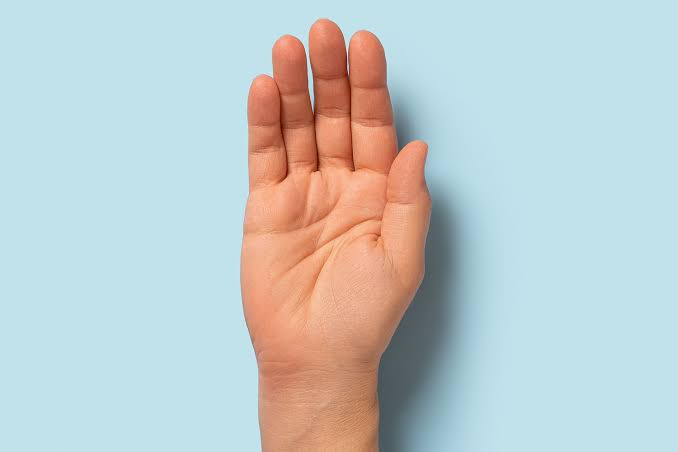
#> input picture sample_ input_images/hand sample 2.jpg, 678 x 452 px, given as the content of the folder /content/11K_Hands, which was not available
$ jupyter execute --allow-errors palm_detection.ipynb   (shell and % lines are left out)
#> lines starting #> are read from the running program, lines starting #| are printed output that depends on the picture; after the words box and inside, x2 and y2 are one past the last pixel; in counts of white or black regions, pixels touching at a corner belong together; pictures that were not available may be replaced by others from this repository, and a replacement may not be noted
[cell 1]
# Install all required libraries

[cell 2]
# Upload kaggle.json file

from google.colab import files

print("Select kaggle.json")

files.upload()
#> the answer given: hand sample 2.jpg

[cell 3]
# Configure Kaggle API

import os
import shutil

os.makedirs("/root/.kaggle", exist_ok=True)

shutil.move("kaggle.json", "/root/.kaggle/kaggle.json")

#> (the rest of this cell did not finish here and is left out)

[cell 4]
# Download the 11K Hands Dataset

[cell 5]
# Extract dataset

import zipfile

zip_file = "hands-and-palm-images-dataset.zip"

extract_path = "/content/11K_Hands"

#> (the rest of this cell did not finish here and is left out)

[cell 6]
# Import required libraries

import os
import glob
import random

import cv2
import numpy as np
import pandas as pd

import matplotlib.pyplot as plt

[cell 7]
# Locate metadata file

csv_files = glob.glob(
    os.path.join(extract_path, "**", "*.csv"),
    recursive=True
)

#> (the rest of this cell did not finish here and is left out)

#> (a cell that did not finish here is left out)

[cell 9]
# Locate all JPG images

image_files = glob.glob(
    os.path.join(extract_path, "**", "*.jpg"),
    recursive=True
)

print("Total Images :", len(image_files))

[cell 10]
# Create a dictionary for quick image lookup

image_lookup = {}

for image_path in image_files:

    filename = os.path.basename(image_path)

    image_lookup[filename] = image_path

print("Image dictionary created")

#> (a cell that did not finish here is left out)

#> (a cell that did not finish here is left out)

[cell 13]
# Display selected palm image

image = cv2.imread(image_path)
#> image is the input picture: shape (452, 678, 3); mean B, G, R 203.6, 202.7, 191.8

image = cv2.cvtColor(
    image,
    cv2.COLOR_BGR2RGB
)

plt.figure(figsize=(7,7))

plt.imshow(image)

plt.title("Selected Palm Image")

plt.axis("off")

plt.show()

[cell 14]
# Convert RGB image to HSV color space

hsv = cv2.cvtColor(image, cv2.COLOR_RGB2HSV)
#> hsv: shape (452, 678, 3); mean H, S, V 78.4, 62.3, 224.5

plt.figure(figsize=(6,6))
plt.imshow(hsv)
plt.title("HSV Image")
plt.axis("off")
plt.show()

[cell 15]
# Create a skin color mask

lower_skin = np.array([0, 20, 60], dtype=np.uint8)
upper_skin = np.array([20, 150, 255], dtype=np.uint8)

skin_mask = cv2.inRange(hsv, lower_skin, upper_skin)
#> skin_mask: shape (452, 678); 18.1% white; 20 white regions (16 under 20 px), largest, box (x1, y1, x2, y2) and area: (240, 18, 432, 452) 53789, (316, 109, 348, 156) 1190, (282, 94, 305, 117) 251, (317, 79, 342, 93) 249

plt.figure(figsize=(6,6))
plt.imshow(skin_mask, cmap="gray")
plt.title("Skin Mask")
plt.axis("off")
plt.show()

[cell 16]
# Remove small noisy regions

kernel = np.ones((5,5), np.uint8)

skin_mask = cv2.morphologyEx(
    skin_mask,
    cv2.MORPH_OPEN,
    kernel
)
#> skin_mask: shape (452, 678); 17.8% white; 7 white regions, largest, box (x1, y1, x2, y2) and area: (240, 35, 432, 452) 47774, (352, 86, 397, 164) 2499, (346, 30, 387, 85) 1672

skin_mask = cv2.morphologyEx(
    skin_mask,
    cv2.MORPH_CLOSE,
    kernel
)
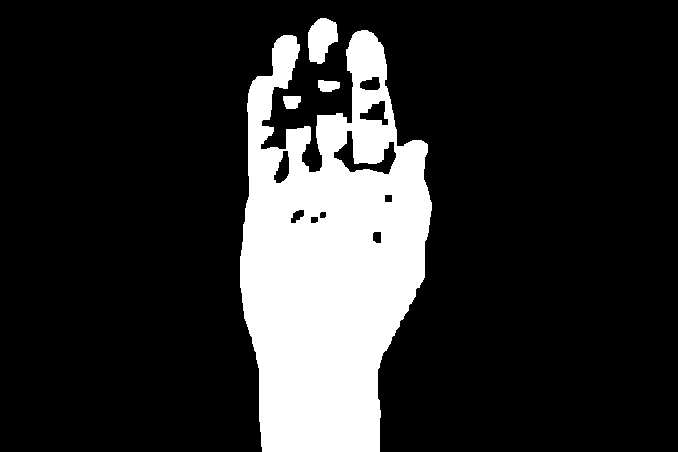
#> skin_mask: shape (452, 678); 18.1% white; 4 white regions

plt.figure(figsize=(6,6))
plt.imshow(skin_mask, cmap="gray")
plt.title("Clean Skin Mask")
plt.axis("off")
plt.show()

[cell 17]
# Detect contours

contours, _ = cv2.findContours(
    skin_mask,
    cv2.RETR_EXTERNAL,
    cv2.CHAIN_APPROX_SIMPLE
)
#> contours = 4 contours; box (x1, y1, x2, y2) and area: (240, 30, 432, 452) 55260, (308, 18, 338, 64) 922, (318, 80, 340, 92) 184, (283, 96, 301, 109) 171

if len(contours) == 0:
    raise Exception("No hand contour detected.")

hand_contour = max(contours, key=cv2.contourArea)
#> hand_contour = contour of 417 points, box (x1, y1, x2, y2) (240, 30, 432, 452), area 55260

[cell 18]
# Draw contour on the image

contour_image = image.copy()

cv2.drawContours(
    contour_image,
    [hand_contour],
    -1,
    (255,0,0),
    3
)
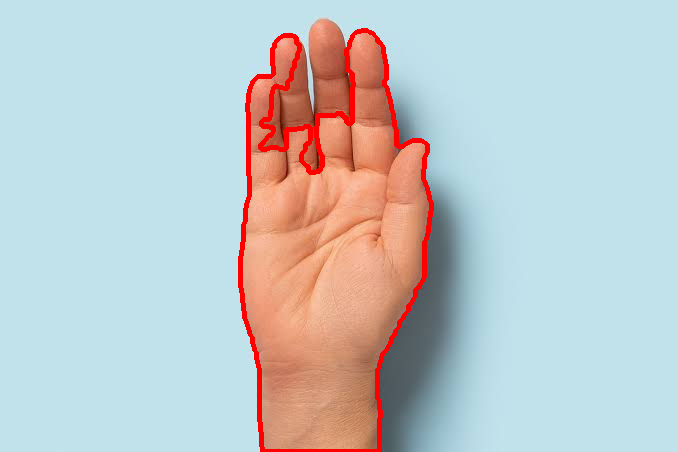
#> contour_image: shape (452, 678, 3); mean R, G, B 193.6, 199.5, 200.7

plt.figure(figsize=(7,7))
plt.imshow(contour_image)
plt.title("Detected Hand Contour")
plt.axis("off")
plt.show()

[cell 19]
# Crop the detected hand region

x, y, w, h = cv2.boundingRect(hand_contour)
#> x = 240; y = 30; w = 192; h = 422

hand_roi = image[y:y+h, x:x+w]

plt.figure(figsize=(7,7))
plt.imshow(hand_roi)
plt.title("Hand ROI")
plt.axis("off")
plt.show()

[cell 20]
# Create a binary mask for the cropped hand

gray = cv2.cvtColor(hand_roi, cv2.COLOR_RGB2GRAY)
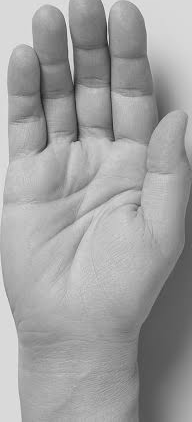
#> gray: shape (422, 192); min 24, max 242, mean 160.6

_, binary = cv2.threshold(
    gray,
    0,
    255,
    cv2.THRESH_BINARY + cv2.THRESH_OTSU
)
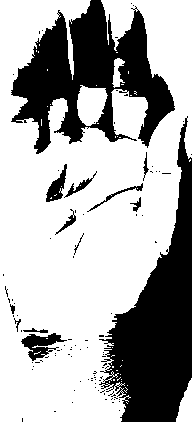
#> binary: shape (422, 192); 67.5% white; 103 black regions (90 under 20 px), largest, box (x1, y1, x2, y2) and area: (99, 116, 192, 422) 12491, (11, 0, 175, 154) 11982, (21, 333, 67, 361) 586

plt.figure(figsize=(6,6))
plt.imshow(binary, cmap="gray")
plt.title("Binary Hand Mask")
plt.axis("off")
plt.show()

[cell 21]
# Remove wrist area to focus on the palm

height, width = binary.shape
#> height = 422; width = 192

top = int(height * 0.10)
#> top = 42
bottom = int(height * 0.80)
#> bottom = 337

left = int(width * 0.10)
#> left = 19
right = int(width * 0.90)
#> right = 172

palm_roi = hand_roi[top:bottom, left:right]

plt.figure(figsize=(6,6))
plt.imshow(palm_roi)
plt.title("Palm ROI")
plt.axis("off")
plt.show()

[cell 22]
# Save the extracted palm region

output_path = "/content/palm_roi.jpg"

cv2.imwrite(
    output_path,
    cv2.cvtColor(palm_roi, cv2.COLOR_RGB2BGR)
)

print("Palm ROI saved successfully.")

[cell 23]
# Convert palm ROI to grayscale

gray = cv2.cvtColor(palm_roi, cv2.COLOR_RGB2GRAY)
#> gray: shape (295, 153)

plt.figure(figsize=(6,6))
plt.imshow(gray, cmap="gray")
plt.title("Grayscale Palm")
plt.axis("off")
plt.show()

[cell 24]
# Improve local contrast using CLAHE

clahe = cv2.createCLAHE(
    clipLimit=3.0,
    tileGridSize=(8,8)
)

enhanced = clahe.apply(gray)

plt.figure(figsize=(6,6))
plt.imshow(enhanced, cmap="gray")
plt.title("CLAHE Enhanced Palm")
plt.axis("off")
plt.show()

[cell 25]
# Reduce noise while preserving palm lines

filtered = cv2.bilateralFilter(
    enhanced,
    d=9,
    sigmaColor=75,
    sigmaSpace=75
)
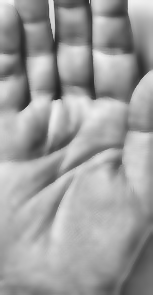
#> filtered: shape (295, 153); min 32, max 243, mean 157.9

plt.figure(figsize=(6,6))
plt.imshow(filtered, cmap="gray")
plt.title("Noise Reduced Palm")
plt.axis("off")
plt.show()

[cell 26]
# Highlight palm creases

binary = cv2.adaptiveThreshold(
    filtered,
    255,
    cv2.ADAPTIVE_THRESH_GAUSSIAN_C,
    cv2.THRESH_BINARY_INV,
    21,
    8
)
#> binary: shape (295, 153); 15.7% white; 52 white regions (32 under 20 px), largest, box (x1, y1, x2, y2) and area: (68, 0, 151, 105) 1205, (28, 0, 80, 102) 1036, (18, 110, 153, 207) 1031

plt.figure(figsize=(6,6))
plt.imshow(binary, cmap="gray")
plt.title("Adaptive Threshold")
plt.axis("off")
plt.show()

[cell 27]
# Remove small noisy regions

kernel = np.ones((3,3), np.uint8)

binary = cv2.morphologyEx(
    binary,
    cv2.MORPH_OPEN,
    kernel
)
#> binary: shape (295, 153); 14.6% white; 38 white regions (8 under 20 px), largest, box (x1, y1, x2, y2) and area: (70, 0, 150, 104) 1189, (45, 0, 80, 100) 698, (16, 12, 31, 112) 627

binary = cv2.morphologyEx(
    binary,
    cv2.MORPH_CLOSE,
    kernel
)
#> binary: shape (295, 153); 14.8% white; 29 white regions (6 under 20 px), largest, box (x1, y1, x2, y2) and area: (70, 0, 150, 104) 1194, (29, 0, 80, 100) 1014, (64, 111, 153, 173) 651

plt.figure(figsize=(6,6))
plt.imshow(binary, cmap="gray")
plt.title("Morphological Cleaning")
plt.axis("off")
plt.show()

[cell 28]
# Convert thick palm lines to one-pixel-wide lines

from skimage.morphology import skeletonize

skeleton = skeletonize(binary > 0)
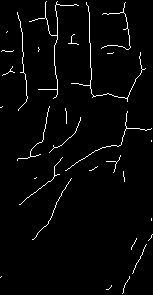
#> skeleton: shape (295, 153) bool; 2.6% white in thin lines or dots

plt.figure(figsize=(6,6))
plt.imshow(skeleton, cmap="gray")
plt.title("Skeletonized Palm Lines")
plt.axis("off")
plt.show()

[cell 29]
# Detect straight line segments

lines = cv2.HoughLinesP(
    binary,
    rho=1,
    theta=np.pi/180,
    threshold=60,
    minLineLength=40,
    maxLineGap=15
)
#> lines = 39 rows, first 6: [54, 0, 57, 99], [17, 12, 29, 102], [34, 240, 90, 150], [88, 0, 89, 96], [19, 203, 105, 145], [114, 175, 128, 112]

line_image = palm_roi.copy()

if lines is not None:

    for line in lines:

        x1, y1, x2, y2 = line[0]

        cv2.line(
            line_image,
            (x1, y1),
            (x2, y2),
            (255, 0, 0),
            2
        )
#> this loop made 39 passes
#> (x1, y1, x2, y2) on passes 1 to 12: (54, 0, 57, 99), (17, 12, 29, 102), (34, 240, 90, 150), (88, 0, 89, 96), (19, 203, 105, 145), (114, 175, 128, 112), (40, 156, 50, 88), (43, 155, 61, 3), (43, 0, 70, 141), (89, 4, 92, 99), (18, 12, 30, 99), (31, 192, 103, 145)
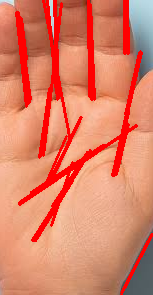
#> line_image: shape (295, 153, 3); mean R, G, B 220.6, 129.1, 102.9

plt.figure(figsize=(6,6))
plt.imshow(line_image)
plt.title("Detected Palm Lines")
plt.axis("off")
plt.show()

[cell 30]
# Keep only longer line segments

filtered_lines = []

if lines is not None:

    for line in lines:

        x1, y1, x2, y2 = line[0]

        length = np.sqrt((x2-x1)**2 + (y2-y1)**2)

        if length > 60:
            filtered_lines.append(line)
#> this loop made 39 passes
#> (x1, y1, x2, y2, length) on passes 1 to 12: (54, 0, 57, 99, 99.05), (17, 12, 29, 102, 90.8), (34, 240, 90, 150, 106), (88, 0, 89, 96, 96.01), (19, 203, 105, 145, 103.7), (114, 175, 128, 112, 64.54), (40, 156, 50, 88, 68.73), (43, 155, 61, 3, 153.1), (43, 0, 70, 141, 143.6), (89, 4, 92, 99, 95.05), (18, 12, 30, 99, 87.82), (31, 192, 103, 145, 85.98)
#> after the loop, filtered_lines = 32 items, first 6: [[54, 0, 57, 99]], [[17, 12, 29, 102]], [[34, 240, 90, 150]], [[88, 0, 89, 96]], [[19, 203, 105, 145]], [[114, 175, 128, 112]]

print("Detected Major Line Segments :", len(filtered_lines))
#| Detected Major Line Segments : 32

[cell 31]
# Draw only the filtered major lines

major_lines = palm_roi.copy()

for line in filtered_lines:

    x1, y1, x2, y2 = line[0]

    cv2.line(
        major_lines,
        (x1, y1),
        (x2, y2),
        (255, 0, 0),
        2
    )
#> this loop made 32 passes
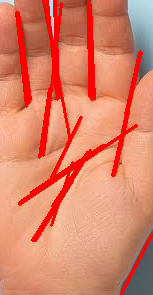
#> major_lines: shape (295, 153, 3); mean R, G, B 219.6, 130.7, 104.1

plt.figure(figsize=(7,7))
plt.imshow(major_lines)
plt.title("Major Palm Lines")
plt.axis("off")
plt.show()

[cell 32]
# Calculate properties of each detected line

line_data = []

if filtered_lines:

    for line in filtered_lines:

        x1, y1, x2, y2 = line[0]

        length = np.sqrt((x2 - x1) ** 2 + (y2 - y1) ** 2)

        angle = np.degrees(
            np.arctan2(y2 - y1, x2 - x1)
        )

        center_x = (x1 + x2) / 2
        center_y = (y1 + y2) / 2

        line_data.append({
            "x1": x1,
            "y1": y1,
            "x2": x2,
            "y2": y2,
            "length": length,
            "angle": angle,
            "center_x": center_x,
            "center_y": center_y
        })
#> this loop made 32 passes
#> (x1, y1, x2, y2, length, angle, center_x, center_y) on passes 1 to 12: (54, 0, 57, 99, 99.05, 88.26, 55.5, 49.5), (17, 12, 29, 102, 90.8, 82.41, 23, 57), (34, 240, 90, 150, 106, -58.11, 62, 195), (88, 0, 89, 96, 96.01, 89.4, 88.5, 48), (19, 203, 105, 145, 103.7, -34, 62, 174), (114, 175, 128, 112, 64.54, -77.47, 121, 143.5), (40, 156, 50, 88, 68.73, -81.63, 45, 122), (43, 155, 61, 3, 153.1, -83.25, 52, 79), (43, 0, 70, 141, 143.6, 79.16, 56.5, 70.5), (89, 4, 92, 99, 95.05, 88.19, 90.5, 51.5), (18, 12, 30, 99, 87.82, 82.15, 24, 55.5), (31, 192, 103, 145, 85.98, -33.14, 67, 168.5)
#> line on passes 27 to 32: [[52, 206, 87, 152]], [[121, 292, 151, 234]], [[121, 294, 152, 234]], [[125, 114, 139, 52]], [[51, 225, 72, 162]], [[89, 19, 91, 99]]

print("Major lines detected:", len(line_data))
#| Major lines detected: 32

[cell 33]
# Store palm dimensions

palm_height, palm_width = palm_roi.shape[:2]

print("Palm Height :", palm_height)
#| Palm Height : 295
print("Palm Width  :", palm_width)
#| Palm Width  : 153

[cell 34]
# Classify detected lines

classified_lines = {
    "Heart Line": [],
    "Head Line": [],
    "Life Line": [],
    "Fate Line": []
}

for line in line_data:

    y = line["center_y"]
    angle = abs(line["angle"])
    length = line["length"]

    # Heart Line
    if y < palm_height * 0.30 and length > 60:
        classified_lines["Heart Line"].append(line)

    # Head Line
    elif palm_height * 0.30 <= y < palm_height * 0.60 and length > 60:
        classified_lines["Head Line"].append(line)

    # Life Line
    elif y >= palm_height * 0.60 and angle > 30:
        classified_lines["Life Line"].append(line)

    # Fate Line
    if 70 <= angle <= 110 and length > 70:
        classified_lines["Fate Line"].append(line)
#> this loop made 32 passes

[cell 35]
# Display classification summary

for line_name in classified_lines:

    print(
        line_name,
        ":",
        len(classified_lines[line_name]),
        "candidate(s)"
    )

[cell 36]
# Draw classified lines using different colors

output = palm_roi.copy()

colors = {
    "Heart Line": (255, 0, 0),
    "Head Line": (0, 255, 0),
    "Life Line": (0, 0, 255),
    "Fate Line": (255, 255, 0)
}

for line_name in classified_lines:

    for line in classified_lines[line_name]:

        cv2.line(
            output,
            (int(line["x1"]), int(line["y1"])),
            (int(line["x2"]), int(line["y2"])),
            colors[line_name],
            2
        )
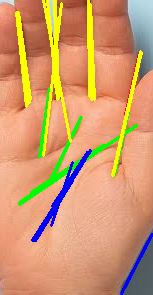
#> output: shape (295, 153, 3); mean R, G, B 208, 153.8, 109.6

plt.figure(figsize=(8,8))
plt.imshow(output)
plt.title("Classified Palm Lines")
plt.axis("off")
plt.show()

[cell 37]
# Select the longest line in each category

best_lines = {}

for line_name in classified_lines:

    if classified_lines[line_name]:

        best = max(
            classified_lines[line_name],
            key=lambda x: x["length"]
        )

        best_lines[line_name] = best

print(best_lines.keys())
#| dict_keys(['Heart Line', 'Head Line', 'Life Line', 'Fate Line'])

[cell 38]
# Draw only the selected major lines

final_output = palm_roi.copy()

for line_name in best_lines:

    line = best_lines[line_name]

    cv2.line(
        final_output,
        (int(line["x1"]), int(line["y1"])),
        (int(line["x2"]), int(line["y2"])),
        colors[line_name],
        3
    )

    cv2.putText(
        final_output,
        line_name,
        (int(line["x1"]), int(line["y1"]) - 5),
        cv2.FONT_HERSHEY_SIMPLEX,
        0.5,
        colors[line_name],
        2
    )
#> this loop made 4 passes
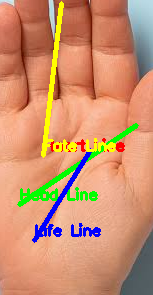
#> final_output: shape (295, 153, 3); mean R, G, B 203.4, 145.3, 110.3

plt.figure(figsize=(8,8))
plt.imshow(final_output)
plt.title("Final Palm Line Detection")
plt.axis("off")
plt.show()

[cell 39]
# Generate a summary of the detected lines

summary = []

for line_name in best_lines:

    line = best_lines[line_name]

    summary.append({
        "Line": line_name,
        "Length": round(line["length"], 2),
        "Angle": round(line["angle"], 2),
        "Center X": round(line["center_x"], 2),
        "Center Y": round(line["center_y"], 2)
    })

summary_df = pd.DataFrame(summary)

summary_df
#> Out = table of 4 rows and 5 columns
